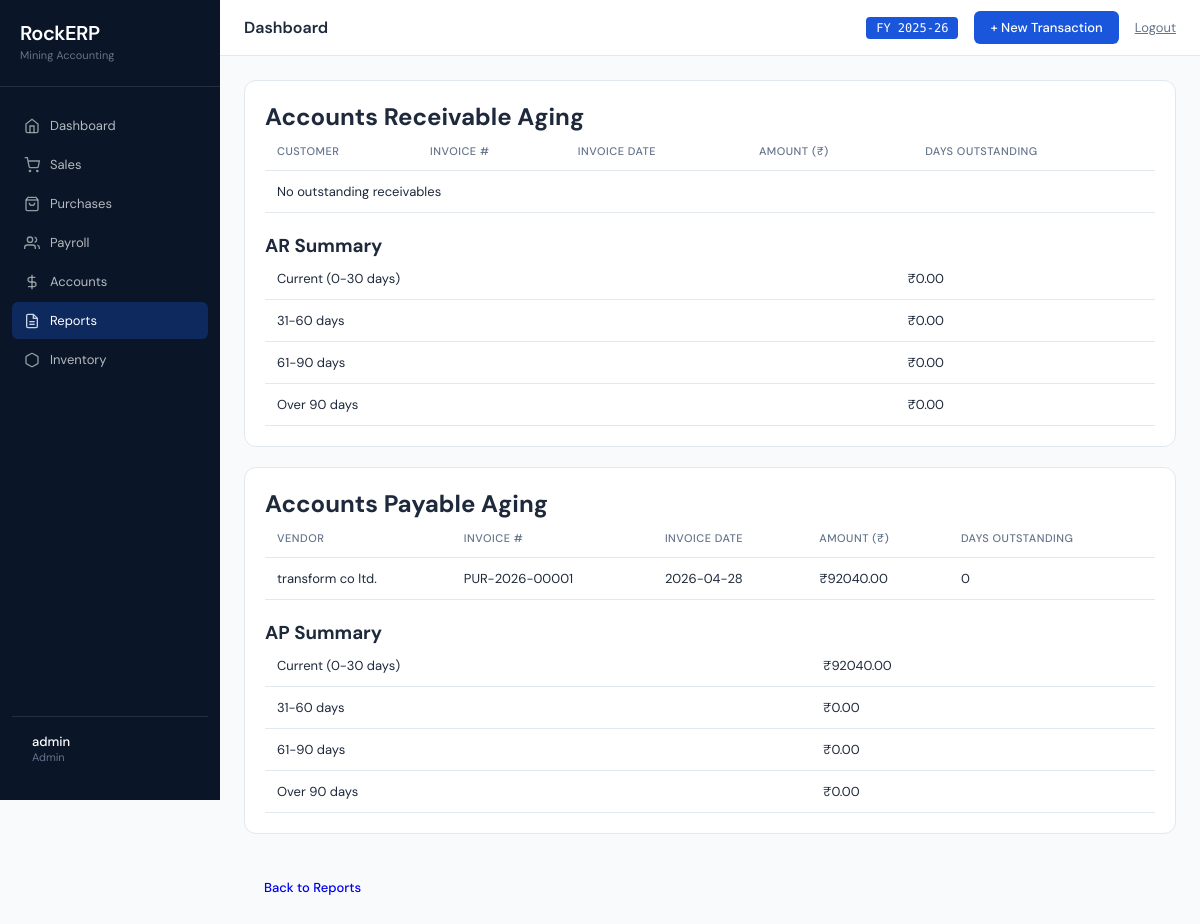
/reports/aging (signed in), run on the app's committed database.
### models.py (models this page shows)
class Purchase(db.Model):
    id = db.Column(db.Integer, primary_key=True)
    invoice_number = db.Column(db.String(50), unique=True)
    vendor_id = db.Column(db.Integer, db.ForeignKey('vendor.id'))
    vendor_name = db.Column(db.String(100))
    stone_type = db.Column(db.String(50))
    size = db.Column(db.String(20))
    quantity = db.Column(db.Numeric(precision=15, scale=3))
    rate = db.Column(db.Numeric(precision=15, scale=2))
    amount = db.Column(db.Numeric(precision=15, scale=2))
    total_amount = db.Column(db.Numeric(precision=15, scale=2))
    gst_rate = db.Column(db.Numeric(precision=5, scale=2), default=5)
    gst_amount = db.Column(db.Numeric(precision=15, scale=2), default=0)
    cgst_amount = db.Column(db.Numeric(precision=15, scale=2), default=0)
    sgst_amount = db.Column(db.Numeric(precision=15, scale=2), default=0)
    igst_amount = db.Column(db.Numeric(precision=15, scale=2), default=0)
    supply_type = db.Column(db.String(10), default='intra')
    payment_type = db.Column(db.String(20), default='cash')
    payment_status = db.Column(db.String(20), default='paid')
    itc_eligible = db.Column(db.Boolean, default=True)
    invoice_date = db.Column(db.Date, default=lambda: datetime.now(timezone.utc).date)
    created_at = db.Column(db.DateTime, default=utc_now)
    created_by = db.Column(db.Integer, db.ForeignKey('user.id'), nullable=True)
    vendor = db.relationship('Vendor', backref='purchase_records')

### routes/reports.py (the view, shortened to what this page needs)
@bp.route('/reports/aging')
@login_required
def aging_report():
    from models import Purchase, Customer, Vendor
    today = date.today()
    customer_model = Customer.query
    sales_credit = Sales.query.filter(
        Sales.payment_type == 'credit',
        Sales.payment_status != 'paid'
    ).all()
    ar_items = []
    purchases_credit = Purchase.query.filter(
        Purchase.payment_type == 'credit',
        Purchase.payment_status != 'paid'
    ).all()
    ap_items = []
    for purchase in purchases_credit:
        vendor = db.session.get(Vendor, purchase.vendor_id) if purchase.vendor_id else None
        days_outstanding = (today - purchase.invoice_date).days if purchase.invoice_date else 0
        if days_outstanding <= 30:
            bucket = 'current'
        elif days_outstanding <= 60:
            bucket = '30-60'
        elif days_outstanding <= 90:
            bucket = '61-90'
        else:
            bucket = 'over_90'
        ap_items.append({
            'party_name': vendor.name if vendor else purchase.vendor_name or 'Unknown',
            'invoice_number': purchase.invoice_number,
            'invoice_date': purchase.invoice_date,
            'amount': float(purchase.total_amount or 0),
            'days_outstanding': days_outstanding,
            'bucket': bucket
        })
    ar_by_bucket = {'current': 0, '30-60': 0, '61-90': 0, 'over_90': 0}
    for item in ar_items:
        ar_by_bucket[item['bucket']] += item['amount']
    ap_by_bucket = {'current': 0, '30-60': 0, '61-90': 0, 'over_90': 0}
    for item in ap_items:
        ap_by_bucket[item['bucket']] += item['amount']
    return render_template('aging_report.html',
                         ar_items=ar_items,
                         ap_items=ap_items,
                         ar_by_bucket=ar_by_bucket,
                         ap_by_bucket=ap_by_bucket)

### routes/auth_utils.py (called while the page is built)
def login_required(f):
    @wraps(f)
    def decorated_function(*args, **kwargs):
        if 'user_id' not in session:
            flash('Please log in to access this page', 'error')
            return redirect(url_for('auth.login'))
        user = db.session.get(User, session.get('user_id'))
        if user is None:
            session.clear()
            flash('Session expired. Please log in again.', 'error')
            return redirect(url_for('auth.login'))
        return f(*args, **kwargs)
    return decorated_function

### templates/aging_report.html (shortened to what this page needs)
{% extends "base.html" %}
{% block content %}
<div class="card">
    <h2>Accounts Receivable Aging</h2>
    <table>
        <thead>
            <tr>
                <th>Customer</th>
                <th>Invoice #</th>
                <th>Invoice Date</th>
                <th>Amount (₹)</th>
                <th>Days Outstanding</th>
            </tr>
        </thead>
        <tbody>
            {% for item in ar_items %}
            <tr style="color: {% if item.bucket == 'current' %}var(--text-light){% elif item.bucket == '30-60' %}orange{% elif item.bucket == '61-90' %}orangered{% else %}red{% endif %};">
                <td>{{ item.party_name }}</td>
                <td>{{ item.invoice_number }}</td>
                <td>{{ item.invoice_date }}</td>
                <td>₹{{ "%.2f"|format(item.amount) }}</td>
                <td>{{ item.days_outstanding }}</td>
            </tr>
            {% else %}
            <tr><td colspan="5">No outstanding receivables</td></tr>
            {% endfor %}
        </tbody>
    </table>
    <h3 style="margin-top: 20px;">AR Summary</h3>
    <table>
        <tr><td>Current (0-30 days)</td><td>₹{{ "%.2f"|format(ar_by_bucket['current']) }}</td></tr>
        <tr><td>31-60 days</td><td>₹{{ "%.2f"|format(ar_by_bucket['30-60']) }}</td></tr>
        <tr><td>61-90 days</td><td>₹{{ "%.2f"|format(ar_by_bucket['61-90']) }}</td></tr>
        <tr><td>Over 90 days</td><td>₹{{ "%.2f"|format(ar_by_bucket['over_90']) }}</td></tr>
    </table>
</div>
<div class="card">
    <h2>Accounts Payable Aging</h2>
    <table>
        <thead>
            <tr>
                <th>Vendor</th>
                <th>Invoice #</th>
                <th>Invoice Date</th>
                <th>Amount (₹)</th>
                <th>Days Outstanding</th>
            </tr>
        </thead>
        <tbody>
            {% for item in ap_items %}
            <tr style="color: {% if item.bucket == 'current' %}var(--text-light){% elif item.bucket == '30-60' %}orange{% elif item.bucket == '61-90' %}orangered{% else %}red{% endif %};">
                <td>{{ item.party_name }}</td>
                <td>{{ item.invoice_number }}</td>
                <td>{{ item.invoice_date }}</td>
                <td>₹{{ "%.2f"|format(item.amount) }}</td>
                <td>{{ item.days_outstanding }}</td>
            </tr>
            {% else %}
            <tr><td colspan="5">No outstanding payables</td></tr>
            {% endfor %}
        </tbody>
    </table>
    <h3 style="margin-top: 20px;">AP Summary</h3>
    <table>
        <tr><td>Current (0-30 days)</td><td>₹{{ "%.2f"|format(ap_by_bucket['current']) }}</td></tr>
        <tr><td>31-60 days</td><td>₹{{ "%.2f"|format(ap_by_bucket['30-60']) }}</td></tr>
        <tr><td>61-90 days</td><td>₹{{ "%.2f"|format(ap_by_bucket['61-90']) }}</td></tr>
        <tr><td>Over 90 days</td><td>₹{{ "%.2f"|format(ap_by_bucket['over_90']) }}</td></tr>
    </table>
</div>
<a href="{{ url_for('reports.index') }}" class="btn" style="margin-top: 15px;">Back to Reports</a>
{% endblock %}

### templates/base.html (style rules this page uses)
:root { --blue: #1A56DB; --teal: #0CA678; --amber: #F59E0B; --red: #EF4444; --border: #E2E8F0; --surface: #F8FAFC; --sidebar-bg: #0A1628; --text-dark: #1E293B; --text-muted: #64748B; --white: #FFFFFF; }
* { margin: 0; padding: 0; box-sizing: border-box; }
body { font-family: 'DM Sans', sans-serif; background: var(--surface); color: var(--text-dark); display: flex; min-height: 100vh; }
.card { background: var(--white); border: 1px solid var(--border); border-radius: 12px; padding: 20px; margin-bottom: 20px; }
table { width: 100%; border-collapse: collapse; }
th { font-size: 11px; text-transform: uppercase; letter-spacing: 0.5px; color: var(--text-muted); font-weight: 500; text-align: left; padding: 12px; border-bottom: 1px solid var(--border); }
td { padding: 12px; border-bottom: 1px solid var(--border); font-size: 13px; }
.btn { display: inline-block; padding: 10px 20px; border-radius: 6px; font-size: 13px; font-weight: 500; text-decoration: none; cursor: pointer; border: none; transition: all 0.2s; }

### data on the page
Purchase: party_name "transform co ltd.", invoice_number "PUR-2026-00001", invoice_date "2026-04-28", amount "92040.00", days_outstanding "0"

### other printed values
{{ session.username }} "admin"
{{ session.role }} "Admin"
{{ "%.2f"|format(ar_by_bucket['current']) }} "0.00"
{{ "%.2f"|format(ar_by_bucket['30-60']) }} "0.00"
{{ "%.2f"|format(ar_by_bucket['61-90']) }} "0.00"
{{ "%.2f"|format(ar_by_bucket['over_90']) }} "0.00"
{{ "%.2f"|format(ap_by_bucket['current']) }} "92040.00"
{{ "%.2f"|format(ap_by_bucket['30-60']) }} "0.00"
{{ "%.2f"|format(ap_by_bucket['61-90']) }} "0.00"
{{ "%.2f"|format(ap_by_bucket['over_90']) }} "0.00"
